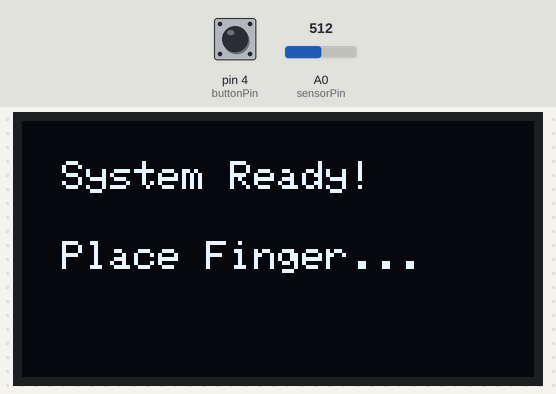
Simulated run of this sketch. Board: Arduino Uno, built with avr-gcc and run on an emulated ATmega328P. Shown: 128×64 one-colour display. The test bench sets the inputs (shaded band); at power-on: A0 (sensorPin) = 512, pin 4 (buttonPin) HIGH. What the sketch prints to the serial monitor is not drawn. At 9.3 s the program stops and its outputs stay as they are.

Above: at 0.1 s.
At 2.7 s:
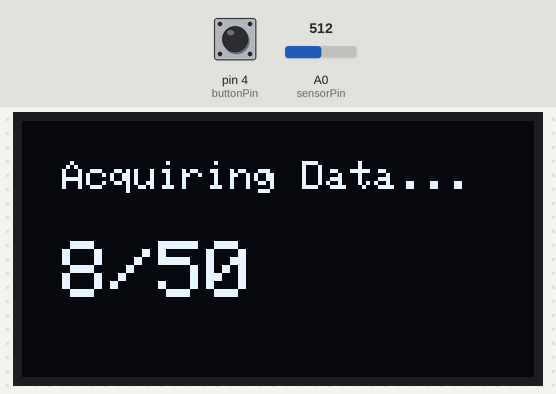
2.8 s: A0 (sensorPin) set to 0
At 10.5 s:
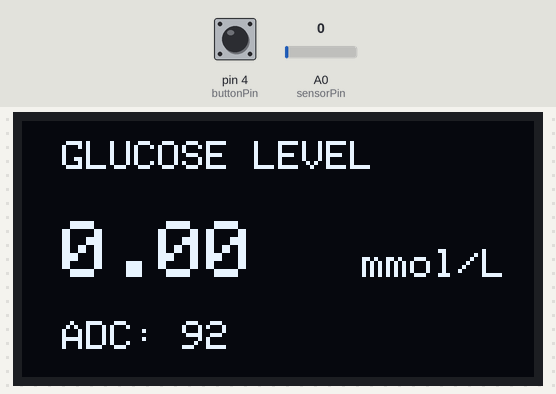
Timing chart, 0 to 10.8 s (numbered marks = the images above; inputs shaded):
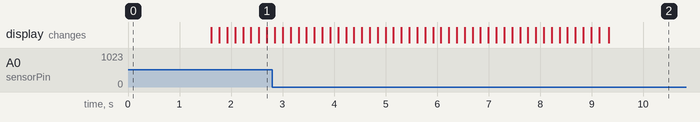

The sketch:

glucose_monitor.ino
```cpp
/*
 * ==============================================================================
 * Project: Non-Invasive Glucose Monitoring System Using Phototransistor Sensor
 * Paper  : IEEE SPICSCON 2025 (DOI: 10.1109/SPICSCON69221.2025.11504207)
 * Authors: Dip Muhuri, Sifat Chowdhury, Dip Paul
 * ==============================================================================
 */

#include <Wire.h>
#include <Adafruit_GFX.h>
#include <Adafruit_SSD1306.h>
#include <SoftwareSerial.h>

#define SCREEN_WIDTH 128
#define SCREEN_HEIGHT 64
#define OLED_RESET    -1
Adafruit_SSD1306 display(SCREEN_WIDTH, SCREEN_HEIGHT, &Wire, OLED_RESET);

// Bluetooth module on Software Serial (D2: RX, D3: TX)
SoftwareSerial BTSerial(2, 3);

const int sensorPin = A0;      // Phototransistor analog output
const int buttonPin = 4;       // Trigger push button
const int maxReadings = 50;    // Number of samples to average

int sensorValue = 0;
bool buttonState = false;
int count = 0;
long totalValue = 0;

void setup() {
    Serial.begin(9600);
    BTSerial.begin(9600);

    pinMode(buttonPin, INPUT_PULLUP);

    // Initialize OLED display at I2C address 0x3C
    if (!display.begin(SSD1306_SWITCHCAPVCC, 0x3C)) {
        Serial.println(F("OLED initialization failed!"));
        while (true);
    }

    display.clearDisplay();
    display.setTextSize(1);
    display.setTextColor(SSD1306_WHITE);
    display.setCursor(10, 10);
    display.print("System Ready!");
    display.setCursor(10, 30);
    display.print("Place Finger...");
    display.display();
    delay(1500);
}

void loop() {
    if (count < maxReadings) {
        sensorValue = analogRead(sensorPin);
        buttonState = (digitalRead(buttonPin) == LOW);
        totalValue += sensorValue;

        // Output to Serial Monitor & Bluetooth
        Serial.print("Sample ");
        Serial.print(count + 1);
        Serial.print("/50 - ADC: ");
        Serial.println(sensorValue);

        BTSerial.print("Sample ");
        BTSerial.print(count + 1);
        BTSerial.print("/50 - ADC: ");
        BTSerial.println(sensorValue);

        // Update OLED status
        display.clearDisplay();
        display.setTextSize(1);
        display.setCursor(10, 10);
        display.print("Acquiring Data...");
        display.setTextSize(2);
        display.setCursor(10, 30);
        display.print(count + 1);
        display.print("/50");
        display.display();

        count++;
        delay(100); // 100ms sampling interval
    } else {
        // Compute mean sensor value
        int averageValue = totalValue / maxReadings;

        Serial.print("Mean Sensor ADC: ");
        Serial.println(averageValue);

        BTSerial.print("Mean Sensor ADC: ");
        BTSerial.println(averageValue);

        // Apply piecewise linear regression calibration
        float predicted_glucose = 0.0;
        if (averageValue > 400) {
            // Non-diabetic cohort calibration line
            predicted_glucose = (0.0115 * averageValue) + 0.9864;
        } else {
            // Diabetic cohort calibration line
            predicted_glucose = (0.0564 * averageValue) - 11.3220;
        }

        if (predicted_glucose < 0) {
            predicted_glucose = 0.0;
        }

        Serial.print("Predicted Glucose: ");
        Serial.print(predicted_glucose, 2);
        Serial.println(" mmol/L");

        BTSerial.print("Predicted Glucose: ");
        BTSerial.print(predicted_glucose, 2);
        BTSerial.println(" mmol/L");

        // Display final diagnosis on OLED
        display.clearDisplay();
        display.setTextSize(1);
        display.setCursor(10, 5);
        display.print("GLUCOSE LEVEL");
        display.setTextSize(2);
        display.setCursor(10, 25);
        display.print(predicted_glucose, 2);
        display.setTextSize(1);
        display.setCursor(85, 32);
        display.print("mmol/L");
        display.setCursor(10, 50);
        display.print("ADC: ");
        display.print(averageValue);
        display.display();

        while (true); // Stop loop
    }
}
```
